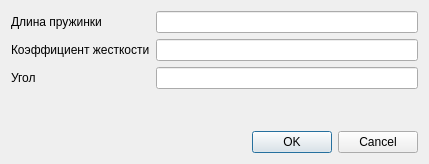
<?xml version="1.0" encoding="UTF-8"?>
<ui version="4.0">
 <class>Dialog</class>
 <widget class="QDialog" name="Dialog">
  <property name="geometry">
   <rect>
    <x>0</x>
    <y>0</y>
    <width>429</width>
    <height>164</height>
   </rect>
  </property>
  <property name="windowTitle">
   <string>Dialog</string>
  </property>
  <property name="toolTip">
   <string>&lt;html&gt;&lt;head/&gt;&lt;body&gt;&lt;p&gt;Введите коэффициент жесткости и начальную длину пружины.&lt;/p&gt;&lt;/body&gt;&lt;/html&gt;</string>
  </property>
  <property name="whatsThis">
   <string>&lt;html&gt;&lt;head/&gt;&lt;body&gt;&lt;p&gt;Опа&lt;/p&gt;&lt;/body&gt;&lt;/html&gt;</string>
  </property>
  <layout class="QFormLayout" name="formLayout">
   <item row="0" column="1">
    <widget class="QLineEdit" name="lineEdit_2"/>
   </item>
   <item row="5" column="1">
    <widget class="QDialogButtonBox" name="buttonBox">
     <property name="orientation">
      <enum>Qt::Horizontal</enum>
     </property>
     <property name="standardButtons">
      <set>QDialogButtonBox::Cancel|QDialogButtonBox::Ok</set>
     </property>
    </widget>
   </item>
   <item row="4" column="1">
    <spacer name="verticalSpacer">
     <property name="orientation">
      <enum>Qt::Vertical</enum>
     </property>
     <property name="sizeHint" stdset="0">
      <size>
       <width>20</width>
       <height>40</height>
      </size>
     </property>
    </spacer>
   </item>
   <item row="1" column="1">
    <widget class="QLineEdit" name="lineEdit"/>
   </item>
   <item row="0" column="0">
    <widget class="QLabel" name="label_2">
     <property name="text">
      <string>Длина пружинки</string>
     </property>
    </widget>
   </item>
   <item row="1" column="0">
    <widget class="QLabel" name="label">
     <property name="text">
      <string>Коэффициент жесткости</string>
     </property>
    </widget>
   </item>
   <item row="2" column="1">
    <widget class="QLineEdit" name="lineEdit_3"/>
   </item>
   <item row="2" column="0">
    <widget class="QLabel" name="label_3">
     <property name="text">
      <string>Угол</string>
     </property>
    </widget>
   </item>
  </layout>
 </widget>
 <resources/>
 <connections>
  <connection>
   <sender>buttonBox</sender>
   <signal>accepted()</signal>
   <receiver>Dialog</receiver>
   <slot>accept()</slot>
   <hints>
    <hint type="sourcelabel">
     <x>248</x>
     <y>254</y>
    </hint>
    <hint type="destinationlabel">
     <x>157</x>
     <y>274</y>
    </hint>
   </hints>
  </connection>
  <connection>
   <sender>buttonBox</sender>
   <signal>rejected()</signal>
   <receiver>Dialog</receiver>
   <slot>reject()</slot>
   <hints>
    <hint type="sourcelabel">
     <x>316</x>
     <y>260</y>
    </hint>
    <hint type="destinationlabel">
     <x>286</x>
     <y>274</y>
    </hint>
   </hints>
  </connection>
 </connections>
</ui>
